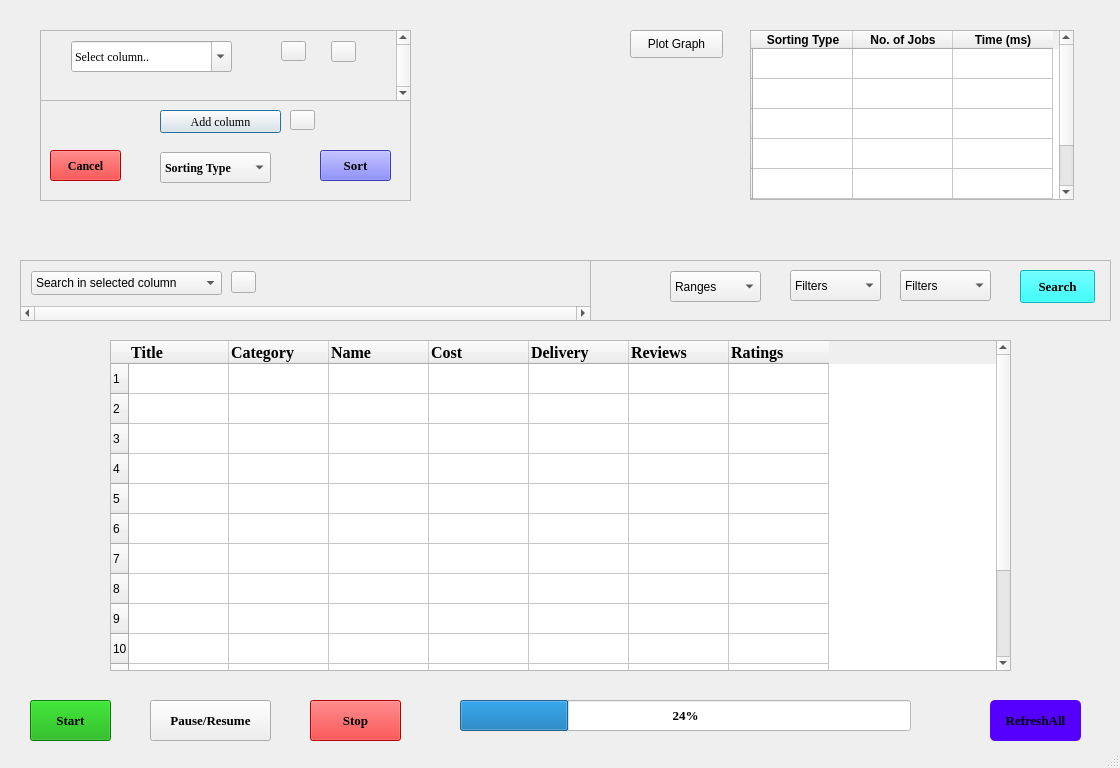
<?xml version="1.0" encoding="UTF-8"?>
<ui version="4.0">
 <class>Main_Window</class>
 <widget class="QDialog" name="Main_Window">
  <property name="geometry">
   <rect>
    <x>0</x>
    <y>0</y>
    <width>1120</width>
    <height>768</height>
   </rect>
  </property>
  <property name="cursor">
   <cursorShape>ArrowCursor</cursorShape>
  </property>
  <property name="mouseTracking">
   <bool>true</bool>
  </property>
  <property name="tabletTracking">
   <bool>true</bool>
  </property>
  <property name="focusPolicy">
   <enum>Qt::WheelFocus</enum>
  </property>
  <property name="contextMenuPolicy">
   <enum>Qt::PreventContextMenu</enum>
  </property>
  <property name="acceptDrops">
   <bool>true</bool>
  </property>
  <property name="windowTitle">
   <string>Dialog</string>
  </property>
  <property name="windowOpacity">
   <double>20.000000000000000</double>
  </property>
  <property name="toolTipDuration">
   <number>-23</number>
  </property>
  <property name="autoFillBackground">
   <bool>false</bool>
  </property>
  <property name="sizeGripEnabled">
   <bool>true</bool>
  </property>
  <widget class="QFrame" name="frame">
   <property name="geometry">
    <rect>
     <x>40</x>
     <y>30</y>
     <width>371</width>
     <height>171</height>
    </rect>
   </property>
   <property name="focusPolicy">
    <enum>Qt::NoFocus</enum>
   </property>
   <property name="frameShape">
    <enum>QFrame::StyledPanel</enum>
   </property>
   <property name="frameShadow">
    <enum>QFrame::Plain</enum>
   </property>
   <property name="lineWidth">
    <number>1</number>
   </property>
   <property name="midLineWidth">
    <number>0</number>
   </property>
   <widget class="QScrollArea" name="scrollArea">
    <property name="geometry">
     <rect>
      <x>0</x>
      <y>0</y>
      <width>371</width>
      <height>71</height>
     </rect>
    </property>
    <property name="acceptDrops">
     <bool>true</bool>
    </property>
    <property name="autoFillBackground">
     <bool>false</bool>
    </property>
    <property name="verticalScrollBarPolicy">
     <enum>Qt::ScrollBarAlwaysOn</enum>
    </property>
    <property name="horizontalScrollBarPolicy">
     <enum>Qt::ScrollBarAsNeeded</enum>
    </property>
    <property name="sizeAdjustPolicy">
     <enum>QAbstractScrollArea::AdjustIgnored</enum>
    </property>
    <property name="widgetResizable">
     <bool>true</bool>
    </property>
    <widget class="QWidget" name="scrollAreaWidgetContents">
     <property name="geometry">
      <rect>
       <x>0</x>
       <y>0</y>
       <width>352</width>
       <height>69</height>
      </rect>
     </property>
     <widget class="QComboBox" name="comboBox">
      <property name="geometry">
       <rect>
        <x>30</x>
        <y>10</y>
        <width>161</width>
        <height>31</height>
       </rect>
      </property>
      <property name="font">
       <font>
        <family>Times New Roman</family>
       </font>
      </property>
      <property name="editable">
       <bool>true</bool>
      </property>
      <item>
       <property name="text">
        <string>Select column..</string>
       </property>
      </item>
      <item>
       <property name="text">
        <string>Title</string>
       </property>
      </item>
      <item>
       <property name="text">
        <string>Category</string>
       </property>
      </item>
      <item>
       <property name="text">
        <string>Name</string>
       </property>
      </item>
      <item>
       <property name="text">
        <string>Cost</string>
       </property>
      </item>
      <item>
       <property name="text">
        <string>Delivery</string>
       </property>
      </item>
      <item>
       <property name="text">
        <string>Reviews</string>
       </property>
      </item>
      <item>
       <property name="text">
        <string>Ratings</string>
       </property>
      </item>
     </widget>
     <widget class="QToolButton" name="toolButton">
      <property name="geometry">
       <rect>
        <x>240</x>
        <y>10</y>
        <width>25</width>
        <height>20</height>
       </rect>
      </property>
      <property name="text">
       <string/>
      </property>
      <property name="icon">
       <iconset>
        <normaloff>Icons/filter (23).png</normaloff>Icons/filter (23).png</iconset>
      </property>
     </widget>
     <widget class="QToolButton" name="toolButton_3">
      <property name="geometry">
       <rect>
        <x>290</x>
        <y>10</y>
        <width>25</width>
        <height>21</height>
       </rect>
      </property>
      <property name="text">
       <string/>
      </property>
      <property name="icon">
       <iconset>
        <normaloff>Icons/sort.png</normaloff>Icons/sort.png</iconset>
      </property>
     </widget>
    </widget>
   </widget>
   <widget class="QPushButton" name="pushButton">
    <property name="geometry">
     <rect>
      <x>120</x>
      <y>80</y>
      <width>121</width>
      <height>23</height>
     </rect>
    </property>
    <property name="font">
     <font>
      <family>Times New Roman</family>
     </font>
    </property>
    <property name="text">
     <string>Add column</string>
    </property>
   </widget>
   <widget class="QToolButton" name="toolButton_2">
    <property name="geometry">
     <rect>
      <x>250</x>
      <y>80</y>
      <width>25</width>
      <height>20</height>
     </rect>
    </property>
    <property name="text">
     <string/>
    </property>
    <property name="icon">
     <iconset>
      <normaloff>Icons/download.png</normaloff>Icons/download.png</iconset>
    </property>
   </widget>
   <widget class="QPushButton" name="pushButton_2">
    <property name="geometry">
     <rect>
      <x>280</x>
      <y>120</y>
      <width>71</width>
      <height>31</height>
     </rect>
    </property>
    <property name="font">
     <font>
      <family>Times New Roman</family>
      <pointsize>10</pointsize>
      <weight>75</weight>
      <bold>true</bold>
     </font>
    </property>
    <property name="styleSheet">
     <string notr="true">background-color: rgb(85, 85, 255);</string>
    </property>
    <property name="text">
     <string>Sort</string>
    </property>
    <property name="icon">
     <iconset>
      <normaloff>Icons/sort (2).png</normaloff>Icons/sort (2).png</iconset>
    </property>
   </widget>
   <widget class="QComboBox" name="comboBox_2">
    <property name="geometry">
     <rect>
      <x>120</x>
      <y>122</y>
      <width>111</width>
      <height>31</height>
     </rect>
    </property>
    <property name="font">
     <font>
      <family>Times New Roman</family>
      <weight>75</weight>
      <bold>true</bold>
     </font>
    </property>
    <item>
     <property name="text">
      <string>Sorting Type</string>
     </property>
    </item>
    <item>
     <property name="text">
      <string>Insertion Sort</string>
     </property>
    </item>
    <item>
     <property name="text">
      <string>Selection Sort</string>
     </property>
    </item>
    <item>
     <property name="text">
      <string>Merge Sort</string>
     </property>
    </item>
    <item>
     <property name="text">
      <string>Bubble Sort</string>
     </property>
    </item>
    <item>
     <property name="text">
      <string>Quick Sort</string>
     </property>
    </item>
    <item>
     <property name="text">
      <string>Radix Sort</string>
     </property>
    </item>
    <item>
     <property name="text">
      <string>Counting Sort</string>
     </property>
    </item>
    <item>
     <property name="text">
      <string>Bucket Sort</string>
     </property>
    </item>
    <item>
     <property name="text">
      <string>Heap Sort</string>
     </property>
    </item>
    <item>
     <property name="text">
      <string>Gnome Sort</string>
     </property>
    </item>
    <item>
     <property name="text">
      <string>Comb Sort</string>
     </property>
    </item>
    <item>
     <property name="text">
      <string>Pigeonhole Sort</string>
     </property>
    </item>
    <item>
     <property name="text">
      <string>Shell Sort</string>
     </property>
    </item>
   </widget>
   <widget class="QPushButton" name="pushButton_3">
    <property name="geometry">
     <rect>
      <x>10</x>
      <y>120</y>
      <width>71</width>
      <height>31</height>
     </rect>
    </property>
    <property name="font">
     <font>
      <family>Times New Roman</family>
      <weight>75</weight>
      <bold>true</bold>
     </font>
    </property>
    <property name="styleSheet">
     <string notr="true">background-color: rgb(255, 0, 0);</string>
    </property>
    <property name="text">
     <string>Cancel</string>
    </property>
   </widget>
  </widget>
  <widget class="QTableWidget" name="tableWidget">
   <property name="geometry">
    <rect>
     <x>110</x>
     <y>340</y>
     <width>901</width>
     <height>331</height>
    </rect>
   </property>
   <property name="maximumSize">
    <size>
     <width>1070</width>
     <height>16777215</height>
    </size>
   </property>
   <property name="styleSheet">
    <string notr="true"/>
   </property>
   <property name="rowCount">
    <number>14</number>
   </property>
   <property name="columnCount">
    <number>7</number>
   </property>
   <row>
    <property name="text">
     <string>1</string>
    </property>
   </row>
   <row>
    <property name="text">
     <string>2</string>
    </property>
   </row>
   <row>
    <property name="text">
     <string>3</string>
    </property>
   </row>
   <row>
    <property name="text">
     <string>4</string>
    </property>
   </row>
   <row/>
   <row/>
   <row/>
   <row/>
   <row/>
   <row/>
   <row/>
   <row/>
   <row/>
   <row/>
   <column>
    <property name="text">
     <string>Title</string>
    </property>
    <property name="font">
     <font>
      <family>Times New Roman</family>
      <pointsize>12</pointsize>
      <weight>75</weight>
      <bold>true</bold>
      <kerning>false</kerning>
     </font>
    </property>
    <property name="textAlignment">
     <set>AlignJustify|AlignVCenter</set>
    </property>
    <property name="icon">
     <iconset>
      <normaloff>Icons/icons8-stack-24.png</normaloff>Icons/icons8-stack-24.png</iconset>
    </property>
   </column>
   <column>
    <property name="text">
     <string>Category</string>
    </property>
    <property name="font">
     <font>
      <family>Times New Roman</family>
      <pointsize>12</pointsize>
      <weight>75</weight>
      <bold>true</bold>
     </font>
    </property>
    <property name="textAlignment">
     <set>AlignLeading|AlignVCenter</set>
    </property>
    <property name="icon">
     <iconset>
      <normaloff>Icons/icons8-squared-menu-50.png</normaloff>Icons/icons8-squared-menu-50.png</iconset>
    </property>
   </column>
   <column>
    <property name="text">
     <string>Name</string>
    </property>
    <property name="font">
     <font>
      <family>Times New Roman</family>
      <pointsize>12</pointsize>
      <weight>75</weight>
      <bold>true</bold>
     </font>
    </property>
    <property name="textAlignment">
     <set>AlignLeading|AlignVCenter</set>
    </property>
    <property name="icon">
     <iconset>
      <normaloff>Icons/icons8-name-tag-24.png</normaloff>Icons/icons8-name-tag-24.png</iconset>
    </property>
   </column>
   <column>
    <property name="text">
     <string>Cost</string>
    </property>
    <property name="font">
     <font>
      <family>Times New Roman</family>
      <pointsize>12</pointsize>
      <weight>75</weight>
      <bold>true</bold>
     </font>
    </property>
    <property name="textAlignment">
     <set>AlignLeading|AlignVCenter</set>
    </property>
    <property name="icon">
     <iconset>
      <normaloff>Icons/icons8-online-payment-50.png</normaloff>Icons/icons8-online-payment-50.png</iconset>
    </property>
   </column>
   <column>
    <property name="text">
     <string>Delivery</string>
    </property>
    <property name="font">
     <font>
      <family>Times New Roman</family>
      <pointsize>12</pointsize>
      <weight>75</weight>
      <bold>true</bold>
     </font>
    </property>
    <property name="textAlignment">
     <set>AlignLeading|AlignVCenter</set>
    </property>
    <property name="icon">
     <iconset>
      <normaloff>Icons/icons8-delivery-time-50.png</normaloff>Icons/icons8-delivery-time-50.png</iconset>
    </property>
   </column>
   <column>
    <property name="text">
     <string>Reviews</string>
    </property>
    <property name="font">
     <font>
      <family>Times New Roman</family>
      <pointsize>12</pointsize>
      <weight>75</weight>
      <bold>true</bold>
     </font>
    </property>
    <property name="textAlignment">
     <set>AlignLeading|AlignVCenter</set>
    </property>
    <property name="icon">
     <iconset>
      <normaloff>Icons/icons8-comments-50.png</normaloff>Icons/icons8-comments-50.png</iconset>
    </property>
   </column>
   <column>
    <property name="text">
     <string>Ratings</string>
    </property>
    <property name="font">
     <font>
      <family>Times New Roman</family>
      <pointsize>12</pointsize>
      <weight>75</weight>
      <bold>true</bold>
     </font>
    </property>
    <property name="textAlignment">
     <set>AlignLeading|AlignVCenter</set>
    </property>
    <property name="icon">
     <iconset>
      <normaloff>Icons/icons8-star-24.png</normaloff>Icons/icons8-star-24.png</iconset>
    </property>
   </column>
   <item row="4" column="0">
    <property name="text">
     <string/>
    </property>
    <property name="textAlignment">
     <set>AlignCenter</set>
    </property>
   </item>
   <item row="4" column="1">
    <property name="text">
     <string/>
    </property>
   </item>
   <item row="4" column="2">
    <property name="text">
     <string/>
    </property>
   </item>
   <item row="4" column="3">
    <property name="text">
     <string/>
    </property>
   </item>
   <item row="4" column="4">
    <property name="text">
     <string/>
    </property>
   </item>
   <item row="4" column="5">
    <property name="text">
     <string/>
    </property>
   </item>
   <item row="4" column="6">
    <property name="text">
     <string/>
    </property>
   </item>
   <item row="5" column="0">
    <property name="text">
     <string/>
    </property>
   </item>
   <item row="5" column="1">
    <property name="text">
     <string/>
    </property>
   </item>
   <item row="5" column="2">
    <property name="text">
     <string/>
    </property>
   </item>
   <item row="5" column="3">
    <property name="text">
     <string/>
    </property>
   </item>
   <item row="5" column="4">
    <property name="text">
     <string/>
    </property>
   </item>
   <item row="5" column="5">
    <property name="text">
     <string/>
    </property>
   </item>
   <item row="5" column="6">
    <property name="text">
     <string/>
    </property>
   </item>
   <item row="6" column="0">
    <property name="text">
     <string/>
    </property>
   </item>
   <item row="6" column="1">
    <property name="text">
     <string/>
    </property>
   </item>
   <item row="6" column="2">
    <property name="text">
     <string/>
    </property>
   </item>
   <item row="6" column="3">
    <property name="text">
     <string/>
    </property>
   </item>
   <item row="6" column="4">
    <property name="text">
     <string/>
    </property>
   </item>
   <item row="6" column="5">
    <property name="text">
     <string/>
    </property>
   </item>
   <item row="6" column="6">
    <property name="text">
     <string/>
    </property>
   </item>
   <item row="7" column="0">
    <property name="text">
     <string/>
    </property>
   </item>
   <item row="7" column="1">
    <property name="text">
     <string/>
    </property>
   </item>
   <item row="7" column="2">
    <property name="text">
     <string/>
    </property>
   </item>
   <item row="7" column="3">
    <property name="text">
     <string/>
    </property>
   </item>
   <item row="7" column="4">
    <property name="text">
     <string/>
    </property>
   </item>
   <item row="7" column="5">
    <property name="text">
     <string/>
    </property>
   </item>
   <item row="7" column="6">
    <property name="text">
     <string/>
    </property>
   </item>
   <item row="8" column="0">
    <property name="text">
     <string/>
    </property>
   </item>
   <item row="8" column="1">
    <property name="text">
     <string/>
    </property>
   </item>
   <item row="8" column="2">
    <property name="text">
     <string/>
    </property>
   </item>
   <item row="8" column="3">
    <property name="text">
     <string/>
    </property>
   </item>
   <item row="8" column="4">
    <property name="text">
     <string/>
    </property>
   </item>
   <item row="8" column="5">
    <property name="text">
     <string/>
    </property>
   </item>
   <item row="8" column="6">
    <property name="text">
     <string/>
    </property>
   </item>
   <item row="9" column="0">
    <property name="text">
     <string/>
    </property>
   </item>
   <item row="9" column="1">
    <property name="text">
     <string/>
    </property>
   </item>
   <item row="9" column="2">
    <property name="text">
     <string/>
    </property>
   </item>
   <item row="9" column="3">
    <property name="text">
     <string/>
    </property>
   </item>
   <item row="9" column="4">
    <property name="text">
     <string/>
    </property>
   </item>
   <item row="9" column="5">
    <property name="text">
     <string/>
    </property>
   </item>
   <item row="9" column="6">
    <property name="text">
     <string/>
    </property>
   </item>
   <item row="10" column="0">
    <property name="text">
     <string/>
    </property>
   </item>
   <item row="10" column="1">
    <property name="text">
     <string/>
    </property>
   </item>
   <item row="10" column="2">
    <property name="text">
     <string/>
    </property>
   </item>
   <item row="10" column="3">
    <property name="text">
     <string/>
    </property>
   </item>
   <item row="10" column="4">
    <property name="text">
     <string/>
    </property>
   </item>
   <item row="10" column="5">
    <property name="text">
     <string/>
    </property>
   </item>
   <item row="10" column="6">
    <property name="text">
     <string/>
    </property>
   </item>
   <item row="11" column="0">
    <property name="text">
     <string/>
    </property>
   </item>
   <item row="11" column="1">
    <property name="text">
     <string/>
    </property>
   </item>
   <item row="11" column="2">
    <property name="text">
     <string/>
    </property>
   </item>
   <item row="11" column="3">
    <property name="text">
     <string/>
    </property>
   </item>
   <item row="11" column="4">
    <property name="text">
     <string/>
    </property>
   </item>
   <item row="11" column="5">
    <property name="text">
     <string/>
    </property>
   </item>
   <item row="11" column="6">
    <property name="text">
     <string/>
    </property>
   </item>
   <item row="12" column="0">
    <property name="text">
     <string/>
    </property>
   </item>
   <item row="12" column="1">
    <property name="text">
     <string/>
    </property>
   </item>
   <item row="12" column="2">
    <property name="text">
     <string/>
    </property>
   </item>
   <item row="12" column="3">
    <property name="text">
     <string/>
    </property>
   </item>
   <item row="12" column="4">
    <property name="text">
     <string/>
    </property>
   </item>
   <item row="12" column="5">
    <property name="text">
     <string/>
    </property>
   </item>
   <item row="12" column="6">
    <property name="text">
     <string/>
    </property>
   </item>
   <item row="13" column="0">
    <property name="text">
     <string/>
    </property>
   </item>
   <item row="13" column="1">
    <property name="text">
     <string/>
    </property>
   </item>
   <item row="13" column="2">
    <property name="text">
     <string/>
    </property>
   </item>
   <item row="13" column="3">
    <property name="text">
     <string/>
    </property>
   </item>
   <item row="13" column="4">
    <property name="text">
     <string/>
    </property>
   </item>
   <item row="13" column="5">
    <property name="text">
     <string/>
    </property>
   </item>
   <item row="13" column="6">
    <property name="text">
     <string/>
    </property>
   </item>
  </widget>
  <widget class="QProgressBar" name="progressBar">
   <property name="geometry">
    <rect>
     <x>460</x>
     <y>700</y>
     <width>451</width>
     <height>31</height>
    </rect>
   </property>
   <property name="font">
    <font>
     <family>Times New Roman</family>
     <pointsize>10</pointsize>
     <weight>75</weight>
     <bold>true</bold>
    </font>
   </property>
   <property name="styleSheet">
    <string notr="true">background-color: rgb(255, 255, 255);</string>
   </property>
   <property name="value">
    <number>24</number>
   </property>
  </widget>
  <widget class="QPushButton" name="pushButton_4">
   <property name="geometry">
    <rect>
     <x>30</x>
     <y>700</y>
     <width>81</width>
     <height>41</height>
    </rect>
   </property>
   <property name="font">
    <font>
     <family>Times New Roman</family>
     <pointsize>10</pointsize>
     <weight>75</weight>
     <bold>true</bold>
    </font>
   </property>
   <property name="styleSheet">
    <string notr="true">background-color: rgb(8, 170, 0);</string>
   </property>
   <property name="text">
    <string>Start</string>
   </property>
   <property name="icon">
    <iconset>
     <normaloff>Icons/icons8-play-30.png</normaloff>Icons/icons8-play-30.png</iconset>
   </property>
  </widget>
  <widget class="QPushButton" name="pushButton_5">
   <property name="geometry">
    <rect>
     <x>150</x>
     <y>700</y>
     <width>121</width>
     <height>41</height>
    </rect>
   </property>
   <property name="font">
    <font>
     <family>Times New Roman</family>
     <pointsize>10</pointsize>
     <weight>75</weight>
     <bold>true</bold>
    </font>
   </property>
   <property name="text">
    <string>Pause/Resume</string>
   </property>
   <property name="icon">
    <iconset>
     <normaloff>Icons/media_play_pause_resume.png</normaloff>Icons/media_play_pause_resume.png</iconset>
   </property>
  </widget>
  <widget class="QPushButton" name="pushButton_6">
   <property name="geometry">
    <rect>
     <x>310</x>
     <y>700</y>
     <width>91</width>
     <height>41</height>
    </rect>
   </property>
   <property name="font">
    <font>
     <family>Times New Roman</family>
     <pointsize>10</pointsize>
     <weight>75</weight>
     <bold>true</bold>
    </font>
   </property>
   <property name="styleSheet">
    <string notr="true">background-color: rgb(255, 0, 0);</string>
   </property>
   <property name="text">
    <string>Stop</string>
   </property>
   <property name="icon">
    <iconset>
     <normaloff>Icons/stop-button.png</normaloff>Icons/stop-button.png</iconset>
   </property>
  </widget>
  <widget class="QPushButton" name="pushButton_7">
   <property name="geometry">
    <rect>
     <x>990</x>
     <y>700</y>
     <width>91</width>
     <height>41</height>
    </rect>
   </property>
   <property name="font">
    <font>
     <family>Times New Roman</family>
     <pointsize>10</pointsize>
     <weight>75</weight>
     <bold>true</bold>
    </font>
   </property>
   <property name="styleSheet">
    <string notr="true">background-color: rgb(85, 0, 255);
border-style: outset;
border-radius: 5px;</string>
   </property>
   <property name="text">
    <string>RefreshAll</string>
   </property>
   <property name="icon">
    <iconset>
     <normaloff>Icons/icons8-refresh-30.png</normaloff>Icons/icons8-refresh-30.png</iconset>
   </property>
  </widget>
  <widget class="QFrame" name="frame_2">
   <property name="geometry">
    <rect>
     <x>20</x>
     <y>260</y>
     <width>1091</width>
     <height>61</height>
    </rect>
   </property>
   <property name="frameShape">
    <enum>QFrame::StyledPanel</enum>
   </property>
   <property name="frameShadow">
    <enum>QFrame::Plain</enum>
   </property>
   <widget class="QScrollArea" name="scrollArea_2">
    <property name="geometry">
     <rect>
      <x>0</x>
      <y>0</y>
      <width>571</width>
      <height>61</height>
     </rect>
    </property>
    <property name="verticalScrollBarPolicy">
     <enum>Qt::ScrollBarAlwaysOff</enum>
    </property>
    <property name="horizontalScrollBarPolicy">
     <enum>Qt::ScrollBarAlwaysOn</enum>
    </property>
    <property name="widgetResizable">
     <bool>true</bool>
    </property>
    <widget class="QWidget" name="scrollAreaWidgetContents_2">
     <property name="geometry">
      <rect>
       <x>0</x>
       <y>0</y>
       <width>569</width>
       <height>42</height>
      </rect>
     </property>
     <widget class="QComboBox" name="comboBox_6">
      <property name="geometry">
       <rect>
        <x>10</x>
        <y>10</y>
        <width>191</width>
        <height>24</height>
       </rect>
      </property>
      <item>
       <property name="text">
        <string>Search in selected column</string>
       </property>
       <property name="icon">
        <iconset>
         <normaloff>Icons/icons8-search-50.png</normaloff>Icons/icons8-search-50.png</iconset>
       </property>
      </item>
      <item>
       <property name="text">
        <string>Title</string>
       </property>
      </item>
      <item>
       <property name="text">
        <string>Category</string>
       </property>
      </item>
      <item>
       <property name="text">
        <string>Name</string>
       </property>
      </item>
      <item>
       <property name="text">
        <string>Cost</string>
       </property>
      </item>
      <item>
       <property name="text">
        <string>Delivery</string>
       </property>
      </item>
      <item>
       <property name="text">
        <string>Reviews</string>
       </property>
      </item>
      <item>
       <property name="text">
        <string>Ratings</string>
       </property>
      </item>
     </widget>
     <widget class="QToolButton" name="toolButton_4">
      <property name="geometry">
       <rect>
        <x>210</x>
        <y>10</y>
        <width>25</width>
        <height>22</height>
       </rect>
      </property>
      <property name="text">
       <string/>
      </property>
      <property name="icon">
       <iconset>
        <normaloff>Icons/icons8-add-24.png</normaloff>Icons/icons8-add-24.png</iconset>
      </property>
     </widget>
    </widget>
   </widget>
   <widget class="QComboBox" name="comboBox_3">
    <property name="geometry">
     <rect>
      <x>650</x>
      <y>11</y>
      <width>91</width>
      <height>31</height>
     </rect>
    </property>
    <item>
     <property name="text">
      <string>Ranges</string>
     </property>
     <property name="icon">
      <iconset>
       <normaloff>Icons/filter.png</normaloff>Icons/filter.png</iconset>
     </property>
    </item>
    <item>
     <property name="text">
      <string>0-20</string>
     </property>
    </item>
    <item>
     <property name="text">
      <string>20-50</string>
     </property>
    </item>
    <item>
     <property name="text">
      <string>50-100</string>
     </property>
    </item>
    <item>
     <property name="text">
      <string>100-150</string>
     </property>
    </item>
    <item>
     <property name="text">
      <string>150-200</string>
     </property>
    </item>
    <item>
     <property name="text">
      <string>&gt;200</string>
     </property>
    </item>
    <item>
     <property name="text">
      <string>0-1</string>
     </property>
    </item>
    <item>
     <property name="text">
      <string>1-2</string>
     </property>
    </item>
    <item>
     <property name="text">
      <string>2-3</string>
     </property>
    </item>
    <item>
     <property name="text">
      <string>3-3.5</string>
     </property>
    </item>
    <item>
     <property name="text">
      <string>3.5-4</string>
     </property>
    </item>
    <item>
     <property name="text">
      <string>4-4.5</string>
     </property>
    </item>
    <item>
     <property name="text">
      <string>4.5-5</string>
     </property>
    </item>
   </widget>
   <widget class="QComboBox" name="comboBox_4">
    <property name="geometry">
     <rect>
      <x>770</x>
      <y>10</y>
      <width>91</width>
      <height>31</height>
     </rect>
    </property>
    <item>
     <property name="text">
      <string>Filters</string>
     </property>
     <property name="icon">
      <iconset>
       <normaloff>Icons/filter.png</normaloff>Icons/filter.png</iconset>
     </property>
    </item>
    <item>
     <property name="text">
      <string>contains</string>
     </property>
    </item>
    <item>
     <property name="text">
      <string>starts with</string>
     </property>
    </item>
    <item>
     <property name="text">
      <string>ends with</string>
     </property>
    </item>
   </widget>
   <widget class="QComboBox" name="comboBox_5">
    <property name="geometry">
     <rect>
      <x>880</x>
      <y>10</y>
      <width>91</width>
      <height>31</height>
     </rect>
    </property>
    <item>
     <property name="text">
      <string>Filters</string>
     </property>
     <property name="icon">
      <iconset>
       <normaloff>Icons/filter (1).png</normaloff>Icons/filter (1).png</iconset>
     </property>
    </item>
    <item>
     <property name="text">
      <string>AND</string>
     </property>
    </item>
    <item>
     <property name="text">
      <string>OR</string>
     </property>
    </item>
    <item>
     <property name="text">
      <string>AND NOT</string>
     </property>
    </item>
    <item>
     <property name="text">
      <string>OR NOT</string>
     </property>
    </item>
   </widget>
   <widget class="QPushButton" name="pushButton_8">
    <property name="geometry">
     <rect>
      <x>1000</x>
      <y>10</y>
      <width>75</width>
      <height>33</height>
     </rect>
    </property>
    <property name="font">
     <font>
      <family>Times New Roman</family>
      <pointsize>10</pointsize>
      <weight>75</weight>
      <bold>true</bold>
     </font>
    </property>
    <property name="styleSheet">
     <string notr="true">background-color: rgb(0, 255, 255);</string>
    </property>
    <property name="text">
     <string>Search</string>
    </property>
    <property name="icon">
     <iconset>
      <normaloff>Icons/icons8-search.gif</normaloff>Icons/icons8-search.gif</iconset>
    </property>
   </widget>
  </widget>
  <widget class="QPushButton" name="pushButton_9">
   <property name="geometry">
    <rect>
     <x>630</x>
     <y>30</y>
     <width>93</width>
     <height>28</height>
    </rect>
   </property>
   <property name="text">
    <string>Plot Graph</string>
   </property>
   <property name="icon">
    <iconset>
     <normaloff>Icons/icons8-combo-chart-24.png</normaloff>Icons/icons8-combo-chart-24.png</iconset>
   </property>
  </widget>
  <widget class="QTableWidget" name="tableWidget_2">
   <property name="geometry">
    <rect>
     <x>750</x>
     <y>30</y>
     <width>324</width>
     <height>170</height>
    </rect>
   </property>
   <property name="minimumSize">
    <size>
     <width>324</width>
     <height>170</height>
    </size>
   </property>
   <property name="maximumSize">
    <size>
     <width>324</width>
     <height>600</height>
    </size>
   </property>
   <row>
    <property name="text">
     <string/>
    </property>
   </row>
   <row>
    <property name="text">
     <string/>
    </property>
   </row>
   <row>
    <property name="text">
     <string/>
    </property>
   </row>
   <row>
    <property name="text">
     <string/>
    </property>
   </row>
   <row>
    <property name="text">
     <string/>
    </property>
   </row>
   <row>
    <property name="text">
     <string/>
    </property>
   </row>
   <row>
    <property name="text">
     <string/>
    </property>
   </row>
   <column>
    <property name="text">
     <string>Sorting Type</string>
    </property>
    <property name="font">
     <font>
      <weight>75</weight>
      <bold>true</bold>
     </font>
    </property>
   </column>
   <column>
    <property name="text">
     <string>No. of Jobs</string>
    </property>
    <property name="font">
     <font>
      <weight>75</weight>
      <bold>true</bold>
     </font>
    </property>
   </column>
   <column>
    <property name="text">
     <string>Time (ms)</string>
    </property>
    <property name="font">
     <font>
      <weight>75</weight>
      <bold>true</bold>
     </font>
    </property>
   </column>
   <item row="0" column="2">
    <property name="text">
     <string/>
    </property>
    <property name="icon">
     <iconset theme="A">
      <normaloff>.</normaloff>.</iconset>
    </property>
   </item>
   <item row="1" column="1">
    <property name="text">
     <string/>
    </property>
   </item>
   <item row="1" column="2">
    <property name="text">
     <string/>
    </property>
   </item>
  </widget>
 </widget>
 <resources/>
 <connections/>
</ui>
